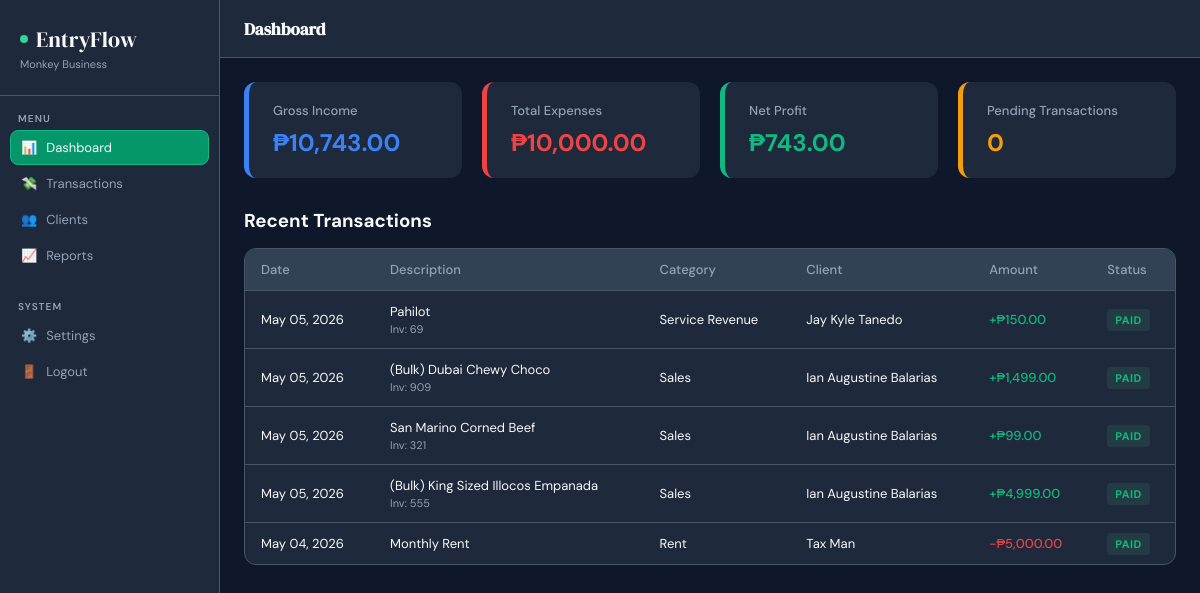
Before: / (signed in) with the older database file.
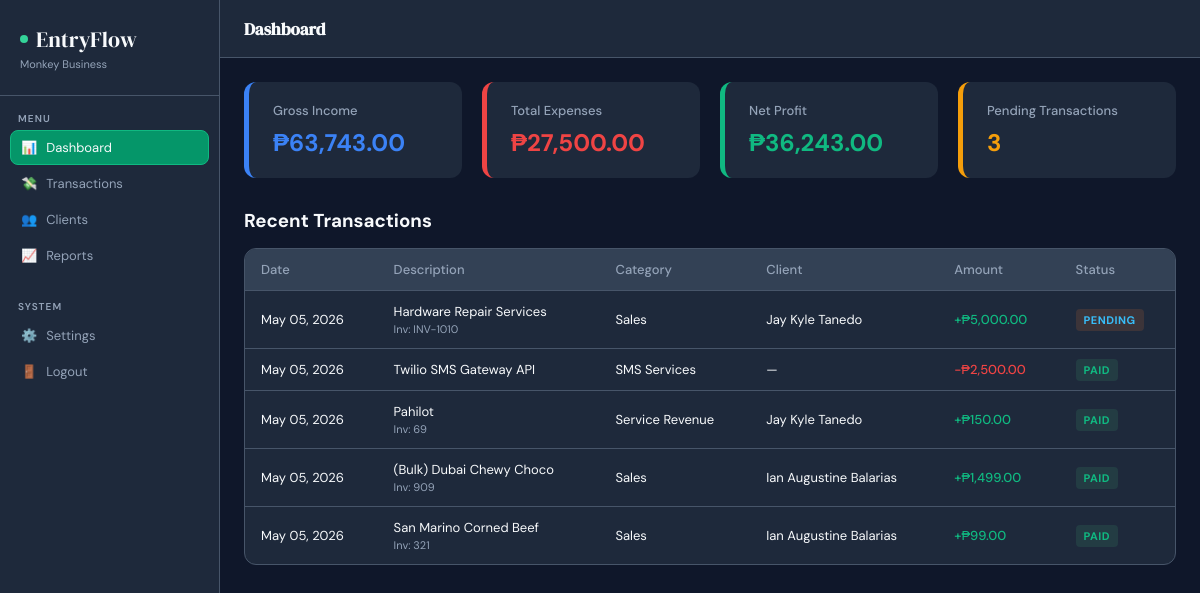
After: the same page with the newer database file.
### tables this page shows
CREATE TABLE `transactions` (
  `id` int(10) UNSIGNED NOT NULL,
  `user_id` int(10) UNSIGNED NOT NULL,
  `client_id` int(10) UNSIGNED DEFAULT NULL,
  `category_id` int(10) UNSIGNED DEFAULT NULL,
  `invoice_no` varchar(50) DEFAULT NULL,
  `description` varchar(255) NOT NULL,
  `amount` decimal(14,2) NOT NULL,
  `type` enum('income','expense') NOT NULL,
  `status` enum('paid','pending','overdue') NOT NULL DEFAULT 'pending',
  `transaction_date` date NOT NULL,
  `notes` text DEFAULT NULL,
  `created_at` datetime NOT NULL DEFAULT current_timestamp(),
  `updated_at` datetime NOT NULL DEFAULT current_timestamp() ON UPDATE current_timestamp()
);

CREATE TABLE `categories` (
  `id` int(10) UNSIGNED NOT NULL,
  `user_id` int(10) UNSIGNED DEFAULT NULL COMMENT 'NULL = global default',
  `name` varchar(100) NOT NULL,
  `type` enum('income','expense') NOT NULL,
  `is_default` tinyint(1) NOT NULL DEFAULT 0,
  `created_at` datetime NOT NULL DEFAULT current_timestamp(),
  `updated_at` datetime NOT NULL DEFAULT current_timestamp() ON UPDATE current_timestamp()
);

CREATE TABLE `clients` (
  `id` int(10) UNSIGNED NOT NULL,
  `user_id` int(10) UNSIGNED NOT NULL,
  `name` varchar(150) NOT NULL,
  `email` varchar(150) DEFAULT NULL,
  `phone` varchar(20) DEFAULT NULL,
  `address` text DEFAULT NULL,
  `notes` text DEFAULT NULL,
  `created_at` datetime NOT NULL DEFAULT current_timestamp(),
  `updated_at` datetime NOT NULL DEFAULT current_timestamp() ON UPDATE current_timestamp()
);

### index.php (the view, shortened to what this page needs)
<?php
$db   = getDB();
$userId  = (int)$_SESSION['user_id'];
$curMonth = date('Y-m');
$statsQuery = $db->query("SELECT type, SUM(amount) AS t FROM transactions WHERE user_id=$userId AND DATE_FORMAT(transaction_date,'%Y-%m')='$curMonth' GROUP BY type");
$totals = ['income' => 0, 'expense' => 0];
foreach ($statsQuery->fetch_all(MYSQLI_ASSOC) as $row) {
    $totals[$row['type']] = (float)$row['t'];
}
$grossProfit = $totals['income'] - $totals['expense'];
$pendingCnt  = (int)$db->query("SELECT COUNT(*) FROM transactions WHERE user_id=$userId AND status='pending'")->fetch_row()[0];
$recentTx = $db->query("
    SELECT t.id, t.description, t.amount, t.type, t.status, t.transaction_date, t.invoice_no,
           c.name AS client_name, cat.name AS category_name
    FROM transactions t
    LEFT JOIN clients c ON c.id=t.client_id
    LEFT JOIN categories cat ON cat.id=t.category_id
    WHERE t.user_id=$userId
    ORDER BY t.transaction_date DESC, t.id DESC LIMIT 5
")->fetch_all(MYSQLI_ASSOC);
include 'includes/header.php';
?>
<div class="grid">
    <div class="card-income">
        <h3>Gross Income</h3>
        <h2><?= $sym ?><?= number_format($totals['income'], 2) ?></h2>
    </div>
    <div class="card-expense">
        <h3>Total Expenses</h3>
        <h2><?= $sym ?><?= number_format($totals['expense'], 2) ?></h2>
    </div>
    <div class="card-profit" <?= $grossProfit < 0 ? 'style="border-left-color: var(--danger) !important;"' : '' ?>>
        <h3>Net Profit</h3>
        <h2 <?= $grossProfit < 0 ? 'style="color: var(--danger) !important;"' : '' ?>>
            <?= $grossProfit < 0 ? '-' : '' ?><?= $sym ?><?= number_format(abs($grossProfit), 2) ?>
        </h2>
    </div>
    <div class="card-pending">
        <h3>Pending Transactions</h3>
        <h2><?= $pendingCnt ?></h2>
    </div>
</div>
<div style="display: flex; justify-content: space-between; align-items: center; margin: 30px 0 15px;">
    <h3>Recent Transactions</h3>
</div>
<div class="tc">
    <table>
        <thead>
            <tr>
                <th>Date</th>
                <th>Description</th>
                <th>Category</th>
                <th>Client</th>
                <th>Amount</th>
                <th>Status</th>
            </tr>
        </thead>
        <tbody>
            <?php if (empty($recentTx)): ?>
                <tr><td colspan="6" style="text-align: center; padding: 20px; color: var(--text-muted);">No recent transactions</td></tr>
            <?php else: ?>
                <?php foreach ($recentTx as $tx): ?>
                    <tr>
                        <td><?= date('M d, Y', strtotime($tx['transaction_date'])) ?></td>
                        <td class="tdn">
                            <?= htmlspecialchars($tx['description']) ?>
                            <?php if ($tx['invoice_no']): ?><div class="tds">Inv: <?= htmlspecialchars($tx['invoice_no']) ?></div><?php endif; ?>
                        </td>
                        <td><?= htmlspecialchars($tx['category_name'] ?? '—') ?></td>
                        <td><?= htmlspecialchars($tx['client_name'] ?? '—') ?></td>
                        <td class="<?= $tx['type'] === 'income' ? 'ap' : 'an' ?>">
                            <?= $tx['type'] === 'income' ? '+' : '-' ?>₱<?= number_format($tx['amount'], 2) ?>
                        </td>
                        <td>
                            <?php $statusClass = $tx['status'] === 'paid' ? 'bp2' : ($tx['status'] === 'pending' ? 'bpd' : 'bod'); ?>
                            <span class="badge <?= $statusClass ?>"><?= ucfirst($tx['status']) ?></span>
                        </td>
                    </tr>
                <?php endforeach; ?>
            <?php endif; ?>
        </tbody>
    </table>
</div>
<?php include 'includes/footer.php'; ?>

Changed rows visible on the page:
no longer on this page (row unchanged): transactions: transaction_date "May 05, 2026", description "(Bulk) King Sized Illocos Empanada", invoice_no "555", category.name "Sales", client.name "Ian Augustine Balarias", amount "4,999.00", status "PAID"
no longer on this page (row unchanged): transactions: transaction_date "May 04, 2026", description "Monthly Rent", category.name "Rent", client.name "Tax Man", amount "5,000.00", status "PAID", type "expense" (drawn)
added transactions: transaction_date "May 05, 2026", description "Hardware Repair Services", invoice_no "INV-1010", category.name "Sales", client.name "Jay Kyle Tanedo", amount "5,000.00", status "PENDING"
added transactions: transaction_date "May 05, 2026", description "Twilio SMS Gateway API", category.name "SMS Services", client_name "—", amount "2,500.00", status "PAID", type "expense" (drawn)
Other visible differences:
$totals['income']: "10,743.00" → "63,743.00"
$totals['expense']: "10,000.00" → "27,500.00"
abs($grossProfit): "743.00" → "36,243.00"
$pendingCnt: "0" → "3"
